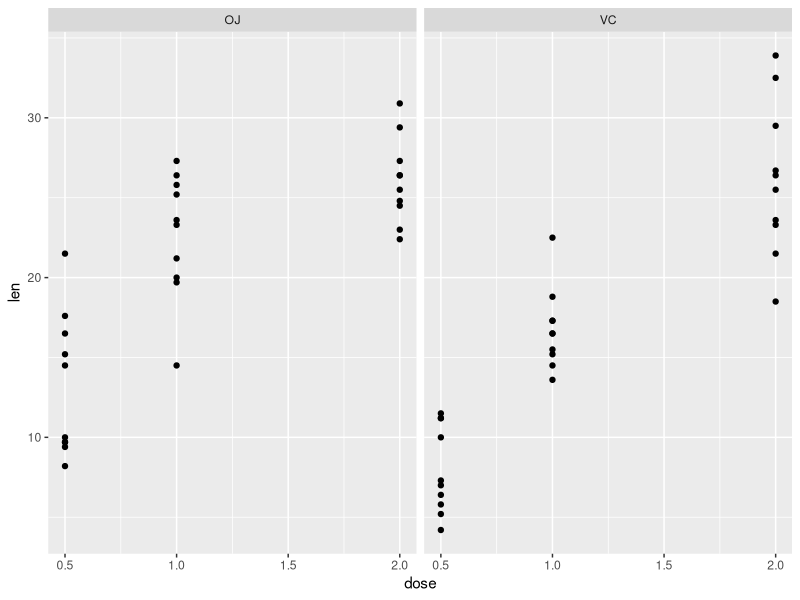
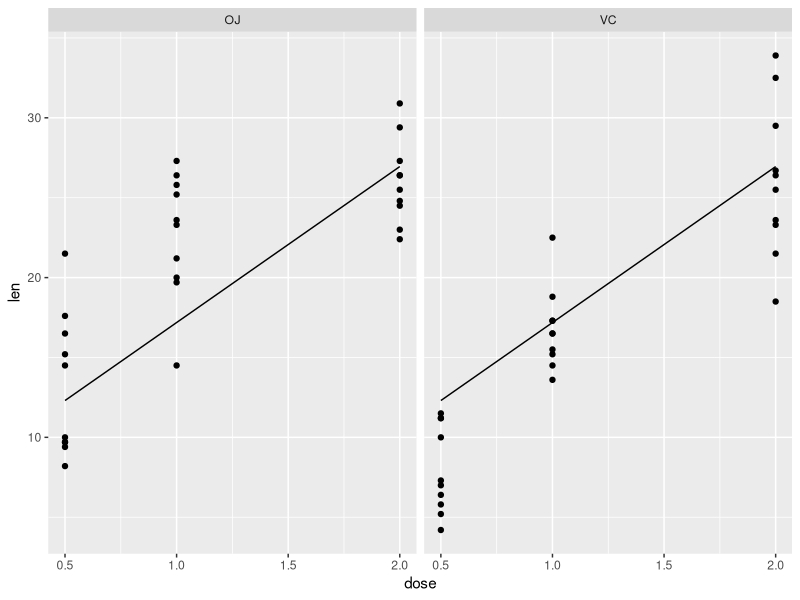
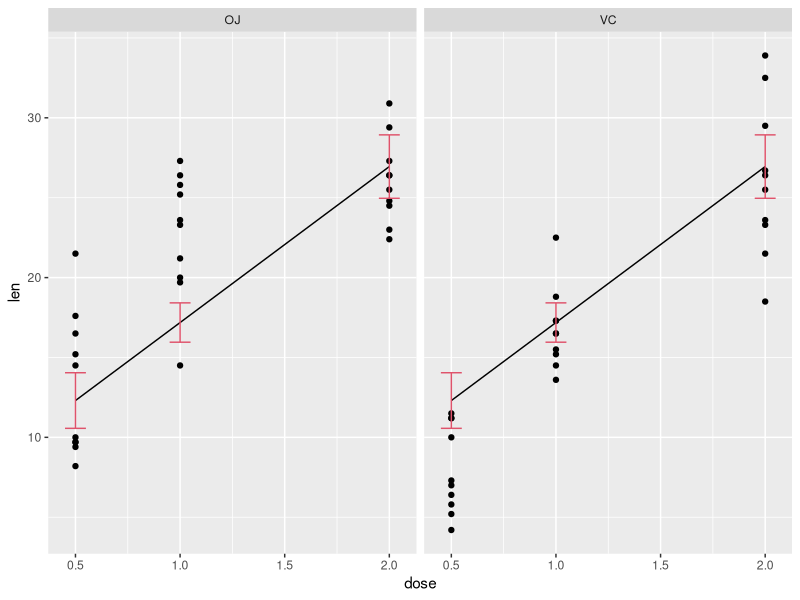
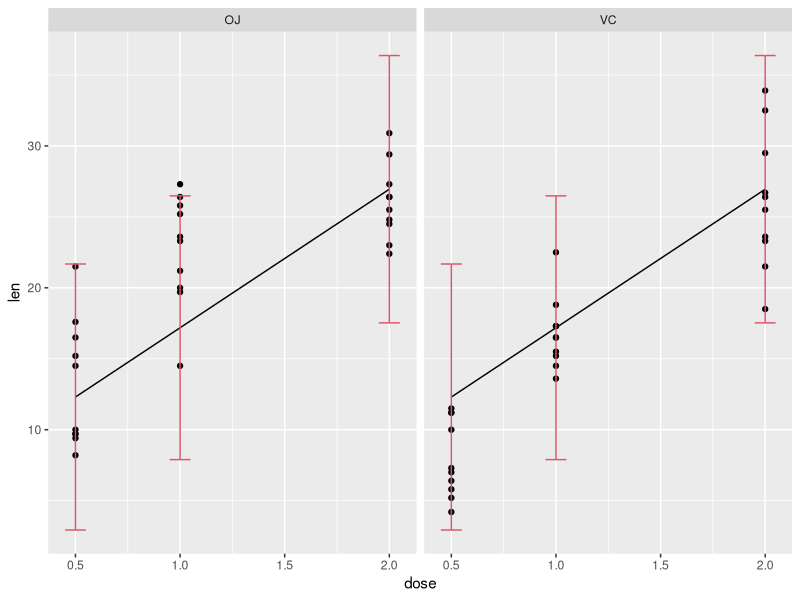
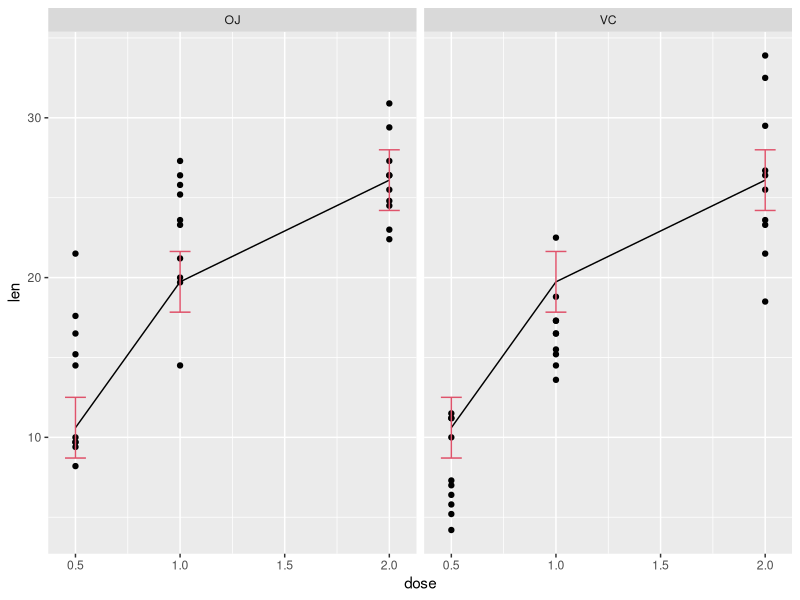
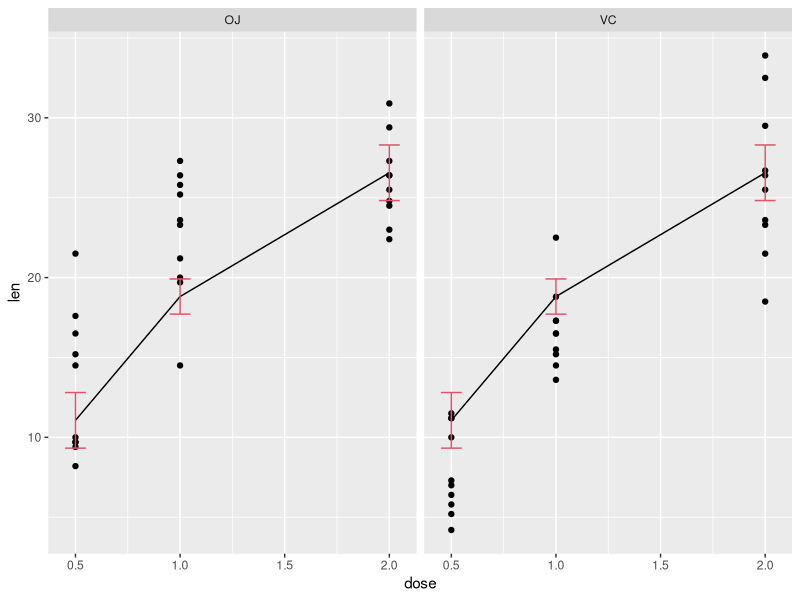
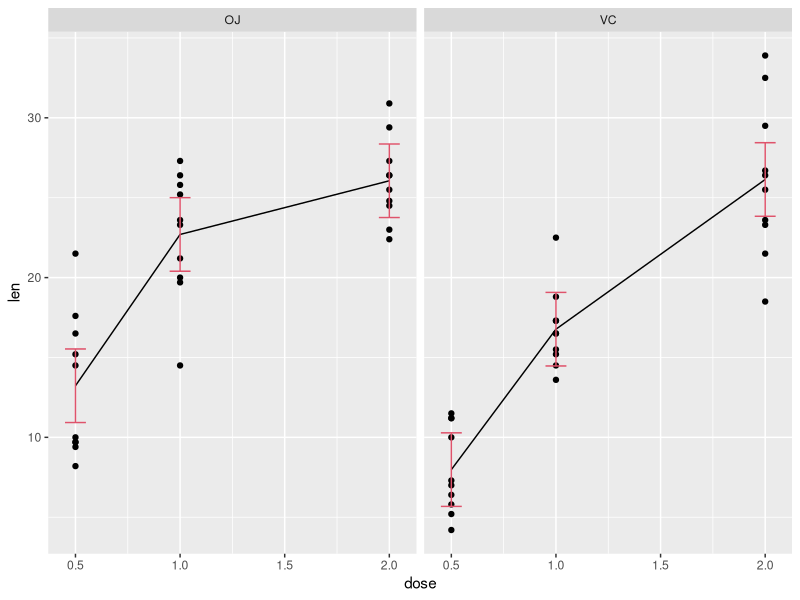
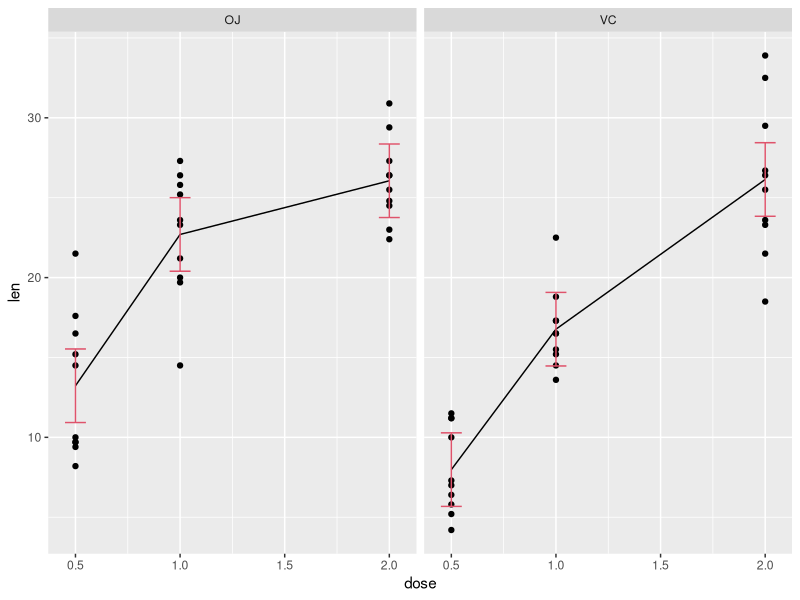

These charts were generated, in order, by the following R code:
library(ggplot2)
p <- ggplot(ToothGrowth) + facet_wrap(~ supp)
p + geom_point(aes(x = dose, y = len))

fm1 <- lm(len ~ dose, data = ToothGrowth)
summary(fm1)
# First test is the hypotheses that the intercept is zero, not of interest.
# The p value is really small, hence length does depend on dose.

expand.grid(supp=c("VC", "OJ"), dose = c(0.5, 1, 2))

with(ToothGrowth, expand.grid(supp = unique(supp), dose = unique(dose)))

# leaving out the response variable.
udf <- unique(ToothGrowth[-1])

predict(fm1, udf)
udf1 <- cbind(udf, fit = predict(fm1, udf))

p + geom_point(aes(x = dose, y = len)) + geom_line(aes(x = dose, y = fit), data = udf1)

udf1conf <- cbind(udf, predict(fm1, udf, interval = "confidence"))

p + geom_point(aes(x = dose, y = len)) + 
  geom_line(aes(x = dose, y = fit), data = udf1) + 
  geom_errorbar(aes(x = dose, ymin = lwr, ymax = upr), data = udf1conf, width = 0.1, col = 2)

# Now we get the prediction intervals
udf1pred <- cbind(udf, predict(fm1, udf, interval = "prediction"))
udf1pred

p + geom_point(aes(x = dose, y = len)) + 
  geom_line(aes(x = dose, y = fit), data = udf1) + 
  geom_errorbar(aes(x = dose, ymin = lwr, ymax = upr), data = udf1pred, width = 0.1, col = 2)


# Anova model session now
fm2 <- lm(len ~ factor(dose), data = ToothGrowth)
summary(fm2)
# This above is not very easily interpretable.

fm2 <- aov(len ~ factor(dose), data = ToothGrowth)
udf2conf <- cbind(udf, predict(fm2, udf, interval = "confidence"))
udf2conf

p + geom_point(aes(x = dose, y = len)) + 
  geom_line(aes(x = dose, y = fit), data = udf2conf) + 
  geom_errorbar(aes(x = dose, ymin = lwr, ymax = upr), data = udf2conf, width = 0.1, col = 2)

sum(residuals(fm1)^2)
sum(residuals(fm2)^2)

# compares the 2 models
anova(fm1, fm2)
# P value is 0.001 implying the improvement with the anova model is statistically significant.

# another model where we use log(dose) as predictor since we see that increase in len from dose level 1 to 2 is more than 2 to 3
fm3 <- lm(len ~ log(dose), data = ToothGrowth)
sum(residuals(fm3)^2)

anova(fm3, fm2)
# H0: The simpler model (log(dose)) fits as well as factor(dose)
# H1: factor(dose) provides a significantly better fit.
# p = 0.239 > 0.05 => Fail to reject null Hypotheses. Accept the null hypotheses then.
# Now the P value is no longer significant at the 5% cutoff level. However the predict method continues to work.
udf3conf <- cbind(udf, predict(fm3, udf, interval = "confidence"))
udf3conf

p + geom_point(aes(x = dose, y = len)) + 
  geom_line(aes(x = dose, y = fit), data = udf3conf) + 
  geom_errorbar(aes(x = dose, ymin = lwr, ymax = upr), data = udf3conf, width = 0.1, col = 2)

# Exploring the supplement type now.
# Approach 1, combine supp and levels to be 6 combinations. Gives anova model with 6 groups instead of 3.

# Create a new variable combining supp and dose.

fm4 <- aov(len ~ paste(supp, dose, sep = "_"), data = ToothGrowth)
udf4conf <- cbind(udf, predict(fm4, udf, interval = "confidence"))
p + geom_point(aes(x = dose, y = len)) + 
  geom_line(aes(x = dose, y = fit), data = udf4conf) + 
  geom_errorbar(aes(x = dose, ymin = lwr, ymax = upr), data = udf4conf, width = 0.1, col = 2)

# Is this an improvement over fm2?
anova(fm2, fm4)
# Yes, this is an improvement as the P value is quite small.

# Such models are known as interaction models.
# Notation for such models which are very common:
fm5 <- aov(len ~ supp * factor(dose), data = ToothGrowth)
anova(fm2, fm5)

udf5conf <- cbind(udf, predict(fm5, udf, interval = "confidence"))
p + geom_point(aes(x = dose, y = len)) + 
  geom_line(aes(x = dose, y = fit), data = udf5conf) + 
  geom_errorbar(aes(x = dose, ymin = lwr, ymax = upr), data = udf5conf, width = 0.1, col = 2)

# explore additive model.one way Anova models.
# Count number of combinations using the xtabs function.
xtabs(~ supp + dose, ToothGrowth)

# One way ANOVA (dose)
# y_ijk = u_i + e_ijk, i = 1,2,3; j = 1,2 and k takes 1 to 10 values

# Two way ANOVA with interaction (dose * supp)
# y_ijk = u_ij + e_ijk

# Two way ANOVA additive (dose + supp)
# y_ijk = alpha_i + beta_j + e_ijk (writing u_ij into an additive form)

fm6 <- aov(len ~ supp + factor(dose), data = ToothGrowth)
sum(residuals(fm6)^2)

udf6conf <- cbind(udf, predict(fm6, udf, interval = "confidence"))
p + geom_point(aes(x = dose, y = len)) + 
  geom_line(aes(x = dose, y = fit), data = udf6conf) + 
  geom_errorbar(aes(x = dose, ymin = lwr, ymax = upr), data = udf6conf, width = 0.1, col = 2)
